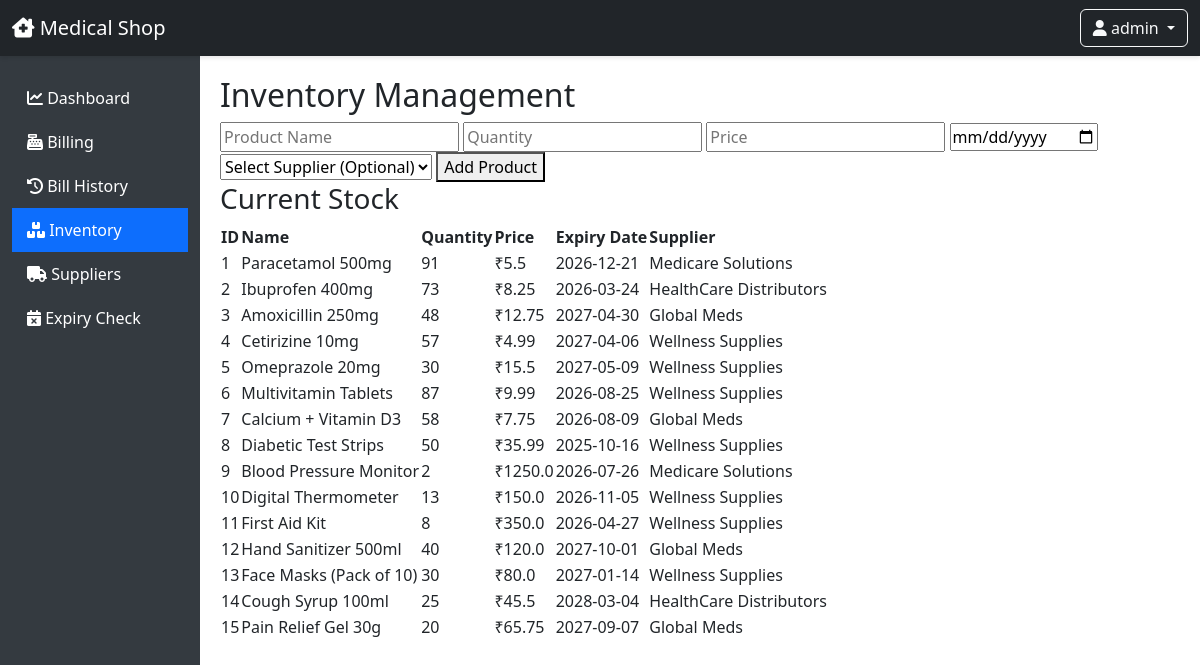
The page /inventory (signed in) on the database its author committed.
### tables this page shows
CREATE TABLE products (
                         id INTEGER PRIMARY KEY AUTOINCREMENT,
                         name TEXT NOT NULL,
                         quantity INTEGER NOT NULL,
                         price REAL NOT NULL,
                         expiry_date TEXT NOT NULL,
                         supplier_id INTEGER,
                         FOREIGN KEY(supplier_id) REFERENCES suppliers(id));

CREATE TABLE suppliers (
                         id INTEGER PRIMARY KEY AUTOINCREMENT,
                         name TEXT NOT NULL,
                         contact TEXT);

### app.py (the view, shortened to what this page needs)
@app.route('/inventory', methods=['GET', 'POST'])
@login_required
def inventory():
    form = ProductForm()
    today = datetime.now().strftime('%Y-%m-%d')
    with get_db_connection() as conn:
        c = conn.cursor()
        c.execute('SELECT id, name FROM suppliers')
        suppliers = c.fetchall()
        form.supplier_id.choices = [(0, 'Select Supplier (Optional)')] + [(s[0], s[1]) for s in suppliers]
        c.execute('SELECT p.id, p.name, p.quantity, p.price, p.expiry_date, s.name FROM products p LEFT JOIN suppliers s ON p.supplier_id = s.id')
        products = c.fetchall()
    return render_template('inventory.html', form=form, products=products, suppliers=suppliers, today=today)

### app.py
class ProductForm(FlaskForm):
    name = StringField('Product Name', validators=[DataRequired()])
    quantity = IntegerField('Quantity', validators=[DataRequired(), NumberRange(min=0)])
    price = FloatField('Price', validators=[DataRequired(), NumberRange(min=0)])
    expiry_date = DateField('Expiry Date', validators=[DataRequired()])
    supplier_id = SelectField('Supplier', coerce=int)

### app.py (called while the page is built)
def login_required(f):
    @wraps(f)
    def decorated_function(*args, **kwargs):
        if 'user_id' not in session:
            flash('Please log in to access this page.', 'error')
            return redirect(url_for('login', next=request.url))
        return f(*args, **kwargs)
    return decorated_function

def get_db_connection():
    try:
        conn = sqlite3.connect(DB_PATH)
        conn.execute('PRAGMA foreign_keys = ON')
        conn.row_factory = sqlite3.Row
        logger.debug("Database connection established")
        return conn
    except Exception as e:
        logger.error(f"Error connecting to database: {e}")
        raise

### templates/inventory.html (shortened to what this page needs)
{% extends 'base.html' %}
{% block content %}
    <h2>Inventory Management</h2>
    <form method="POST">
        <input type="text" name="name" placeholder="Product Name" required>
        <input type="number" name="quantity" placeholder="Quantity" min="0" required>
        <input type="number" name="price" placeholder="Price" min="0" step="0.01" required>
        <input type="date" name="expiry_date" required>
        <select name="supplier_id">
            <option value="">Select Supplier (Optional)</option>
        </select>
        <button type="submit">Add Product</button>
    </form>
    <h3>Current Stock</h3>
    <table>
        <tr>
            <th>ID</th>
            <th>Name</th>
            <th>Quantity</th>
            <th>Price</th>
            <th>Expiry Date</th>
            <th>Supplier</th>
        </tr>
        {% for product in products %}
            <tr>
                <td>{{ product[0] }}</td>
                <td>{{ product[1] }}</td>
                <td>{{ product[2] }}</td>
                <td>₹{{ product[3] }}</td>
                <td>{{ product[4] }}</td>
                <td>{{ product[5] or 'N/A' }}</td>
            </tr>
        {% endfor %}
    </table>
{% endblock %}

### templates/base.html (shortened to what this page needs)
<!DOCTYPE html>
<html lang="en">
<head>
    <link href="https://cdn.jsdelivr.net/npm/bootstrap@5.3.0/dist/css/bootstrap.min.css" rel="stylesheet">
    <link href="https://cdnjs.cloudflare.com/ajax/libs/font-awesome/6.0.0/css/all.min.css" rel="stylesheet">
</head>
<body>
    <nav class="navbar navbar-expand-lg navbar-dark bg-dark">
        <div class="container-fluid">
            <a class="navbar-brand" href="{{ url_for('index') }}">
                <i class="fas fa-clinic-medical"></i> Medical Shop
            </a>
            {% if session.get('user_id') %}
            <div class="d-flex">
                <div class="dropdown">
                    <button class="btn btn-outline-light dropdown-toggle" type="button" id="userDropdown" data-bs-toggle="dropdown">
                        <i class="fas fa-user"></i> {{ session.get('username') }}
                    </button>
                </div>
            </div>
            {% endif %}
        </div>
    </nav>
    <div class="container-fluid">
        <div class="row">
            {% if session.get('user_id') %}
            <div class="col-md-2 sidebar">
                <nav>
                    <a href="{{ url_for('index') }}" class="{{ 'active' if request.endpoint == 'index' }}">
                        <i class="fas fa-chart-line"></i> Dashboard
                    </a>
                    <a href="{{ url_for('billing') }}" class="{{ 'active' if request.endpoint == 'billing' }}">
                        <i class="fas fa-cash-register"></i> Billing
                    </a>
                    <a href="{{ url_for('bill_history') }}" class="{{ 'active' if request.endpoint == 'bill_history' }}">
                        <i class="fas fa-history"></i> Bill History
                    </a>
                    <a href="{{ url_for('inventory') }}" class="{{ 'active' if request.endpoint == 'inventory' }}">
                        <i class="fas fa-boxes"></i> Inventory
                    </a>
                    <a href="{{ url_for('suppliers') }}" class="{{ 'active' if request.endpoint == 'suppliers' }}">
                        <i class="fas fa-truck"></i> Suppliers
                    </a>
                    <a href="{{ url_for('expiry') }}" class="{{ 'active' if request.endpoint == 'expiry' }}">
                        <i class="fas fa-calendar-times"></i> Expiry Check
                    </a>
                </nav>
            </div>
            <div class="col-md-10 main-content">
            {% else %}
            <div class="col-12 main-content">
            {% endif %}
                {% block content %}{% endblock %}
            </div>
        </div>
    </div>
</body>
</html>

### templates/base.html (style rules this page uses)
.sidebar { min-height: 100vh; background-color: #343a40; padding-top: 20px; }
.sidebar a { color: #fff; text-decoration: none; padding: 10px 15px; display: block; }
.sidebar .active { background-color: #0d6efd; }
.main-content { padding: 20px; }
.navbar { box-shadow: 0 2px 4px rgba(0,0,0,.1); }

### rows shown on the page
products: id "1", name "Paracetamol 500mg", quantity "91", price "5.5", expiry_date "2026-12-21", name "Medicare Solutions"
products: id "2", name "Ibuprofen 400mg", quantity "73", price "8.25", expiry_date "2026-03-24", name "HealthCare Distributors"
products: id "3", name "Amoxicillin 250mg", quantity "48", price "12.75", expiry_date "2027-04-30", name "Global Meds"
products: id "4", name "Cetirizine 10mg", quantity "57", price "4.99", expiry_date "2027-04-06", name "Wellness Supplies"
products: id "5", name "Omeprazole 20mg", quantity "30", price "15.5", expiry_date "2027-05-09", name "Wellness Supplies"
products: id "6", name "Multivitamin Tablets", quantity "87", price "9.99", expiry_date "2026-08-25", name "Wellness Supplies"
products: id "7", name "Calcium + Vitamin D3", quantity "58", price "7.75", expiry_date "2026-08-09", name "Global Meds"
products: id "8", name "Diabetic Test Strips", quantity "50", price "35.99", expiry_date "2025-10-16", name "Wellness Supplies"
products: id "9", name "Blood Pressure Monitor", quantity "2", price "1250.0", expiry_date "2026-07-26", name "Medicare Solutions"
products: id "10", name "Digital Thermometer", quantity "13", price "150.0", expiry_date "2026-11-05", name "Wellness Supplies"
products: id "11", name "First Aid Kit", quantity "8", price "350.0", expiry_date "2026-04-27", name "Wellness Supplies"
products: id "12", name "Hand Sanitizer 500ml", quantity "40", price "120.0", expiry_date "2027-10-01", name "Global Meds"
products: id "13", name "Face Masks (Pack of 10)", quantity "30", price "80.0", expiry_date "2027-01-14", name "Wellness Supplies"
products: id "14", name "Cough Syrup 100ml", quantity "25", price "45.5", expiry_date "2028-03-04", name "HealthCare Distributors"
products: id "15", name "Pain Relief Gel 30g", quantity "20", price "65.75", expiry_date "2027-09-07", name "Global Meds"

### other values the page prints
{{ session.get('username') }} "admin"
